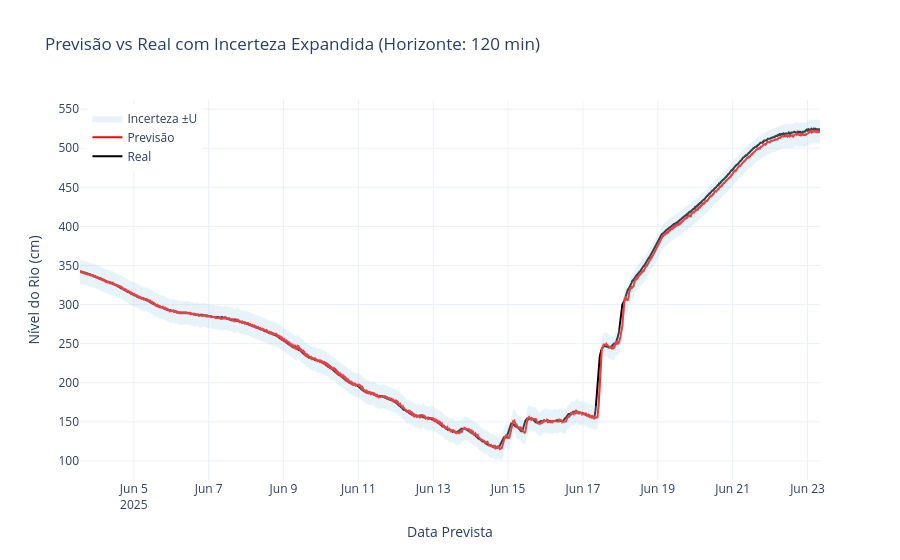
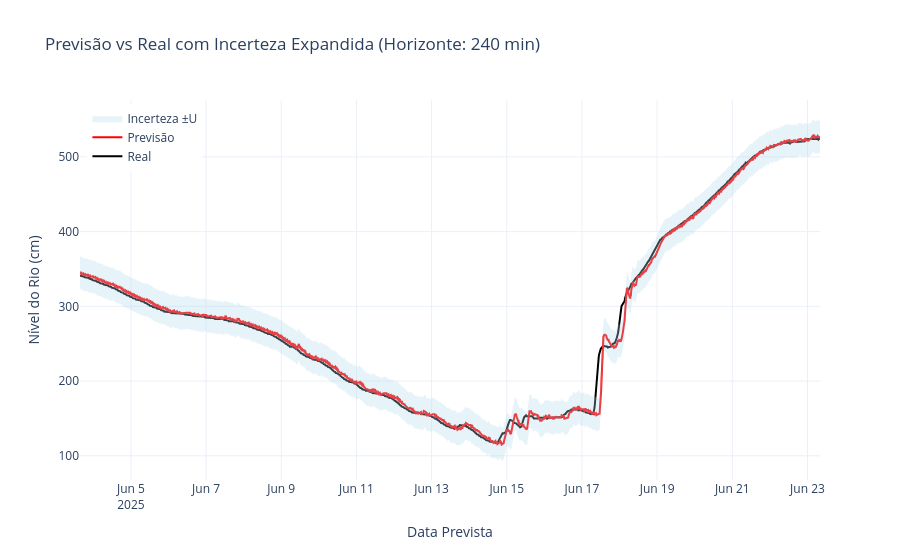
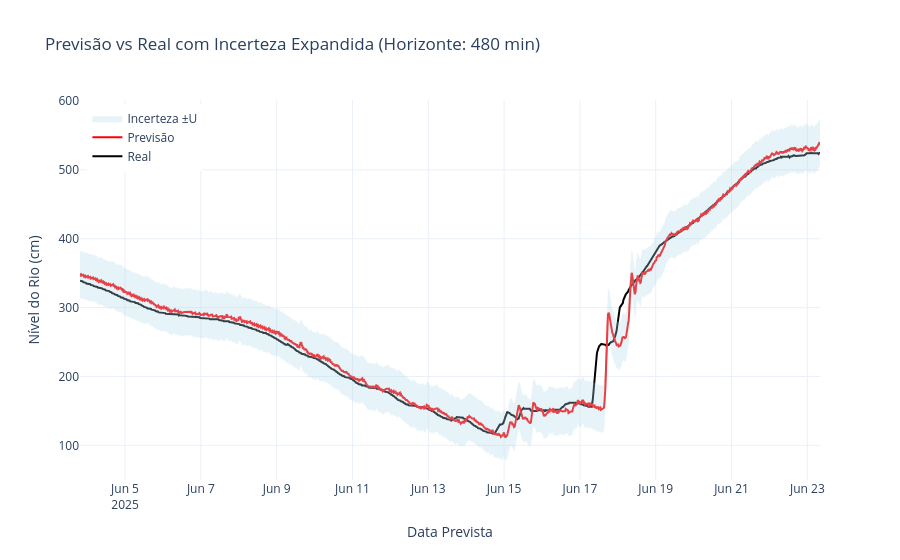
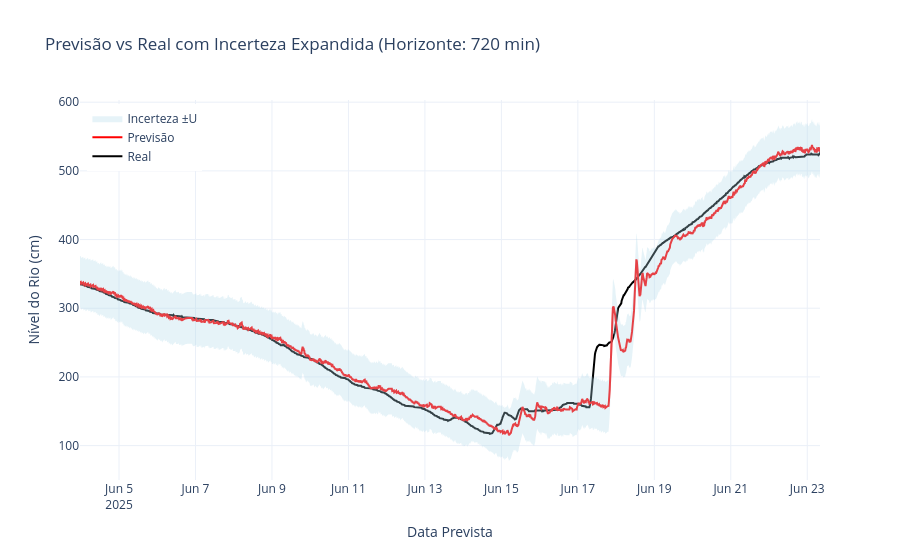

The cell these charts' notebook holds for them, in order:
### Code cell
import plotly.graph_objects as go

# === 2. Gera um gráfico interativo para cada horizonte de previsão ===
def plot_interativo_apu(df_resultados):
    horizontes = sorted(df_resultados["Horizonte (min)"].unique())

    for horizonte in horizontes:
        df_h = df_resultados[df_resultados["Horizonte (min)"] == horizonte]

        fig = go.Figure()

        # Linha do valor real
        fig.add_trace(go.Scatter(
            x=df_h["Data prevista"],
            y=df_h["Real (cm)"],
            mode='lines',
            name='Real',
            line=dict(color='black')
        ))

        # Linha da previsão
        fig.add_trace(go.Scatter(
            x=df_h["Data prevista"],
            y=df_h["Previsão (cm)"],
            mode='lines',
            name='Previsão',
            line=dict(color='red')
        ))

        # Faixa superior (limite superior da incerteza)
        fig.add_trace(go.Scatter(
            x=df_h["Data prevista"],
            y=df_h["Previsão (cm)"] + df_h["U (expandida) [cm]"],
            mode='lines',
            line=dict(width=0),
            showlegend=False
        ))

        # Faixa inferior + preenchimento
        fig.add_trace(go.Scatter(
            x=df_h["Data prevista"],
            y=df_h["Previsão (cm)"] - df_h["U (expandida) [cm]"],
            mode='lines',
            fill='tonexty',
            fillcolor='rgba(173,216,230,0.3)',  # azul claro
            line=dict(width=0),
            name='Incerteza ±U'
        ))

        # Layout do gráfico
        fig.update_layout(
            title=f"Previsão vs Real com Incerteza Expandida (Horizonte: {horizonte} min)",
            xaxis_title="Data Prevista",
            yaxis_title="Nível do Rio (cm)",
            legend=dict(x=0.01, y=0.99),
            template="plotly_white"
        )

        fig.show()

# === 3. Executa a função de plotagem ===
plot_interativo_apu(df_resultados)

### Figure 1 — Plotly figure (JSON) as saved in the notebook; plotly's stock layout.template omitted (floating-point values rounded to 4 significant figures; data arrays with more than 128 entries replaced by an {"elided": "..."} marker saying what was removed)
{"data": [{"line": {"color": "black"}, "mode": "lines", "name": "Real", "type": "scatter", "x": {"elided": "1899 str values"}, "y": {"elided": "1899 int values"}}, {"line": {"color": "red"}, "mode": "lines", "name": "Previsão", "type": "scatter", "x": {"elided": "1899 str values"}, "y": {"elided": "1899 float values"}}, {"line": {"width": 0}, "mode": "lines", "showlegend": false, "type": "scatter", "x": {"elided": "1899 str values"}, "y": {"elided": "1899 float values"}}, {"fill": "tonexty", "fillcolor": "rgba(173,216,230,0.3)", "line": {"width": 0}, "mode": "lines", "name": "Incerteza ±U", "type": "scatter", "x": {"elided": "1899 str values"}, "y": {"elided": "1899 float values"}}], "layout": {"legend": {"x": 0.01, "y": 0.99}, "title": {"text": "Previsão vs Real com Incerteza Expandida (Horizonte: 120 min)"}, "xaxis": {"title": {"text": "Data Prevista"}}, "yaxis": {"title": {"text": "Nível do Rio (cm)"}}}}

### Figure 2 — Plotly figure (JSON) as saved in the notebook; plotly's stock layout.template omitted (floating-point values rounded to 4 significant figures; data arrays with more than 128 entries replaced by an {"elided": "..."} marker saying what was removed)
{"data": [{"line": {"color": "black"}, "mode": "lines", "name": "Real", "type": "scatter", "x": {"elided": "1891 str values"}, "y": {"elided": "1891 int values"}}, {"line": {"color": "red"}, "mode": "lines", "name": "Previsão", "type": "scatter", "x": {"elided": "1891 str values"}, "y": {"elided": "1891 float values"}}, {"line": {"width": 0}, "mode": "lines", "showlegend": false, "type": "scatter", "x": {"elided": "1891 str values"}, "y": {"elided": "1891 float values"}}, {"fill": "tonexty", "fillcolor": "rgba(173,216,230,0.3)", "line": {"width": 0}, "mode": "lines", "name": "Incerteza ±U", "type": "scatter", "x": {"elided": "1891 str values"}, "y": {"elided": "1891 float values"}}], "layout": {"legend": {"x": 0.01, "y": 0.99}, "title": {"text": "Previsão vs Real com Incerteza Expandida (Horizonte: 240 min)"}, "xaxis": {"title": {"text": "Data Prevista"}}, "yaxis": {"title": {"text": "Nível do Rio (cm)"}}}}

### Figure 3 — Plotly figure (JSON) as saved in the notebook; plotly's stock layout.template omitted (floating-point values rounded to 4 significant figures; data arrays with more than 128 entries replaced by an {"elided": "..."} marker saying what was removed)
{"data": [{"line": {"color": "black"}, "mode": "lines", "name": "Real", "type": "scatter", "x": {"elided": "1875 str values"}, "y": {"elided": "1875 int values"}}, {"line": {"color": "red"}, "mode": "lines", "name": "Previsão", "type": "scatter", "x": {"elided": "1875 str values"}, "y": {"elided": "1875 float values"}}, {"line": {"width": 0}, "mode": "lines", "showlegend": false, "type": "scatter", "x": {"elided": "1875 str values"}, "y": {"elided": "1875 float values"}}, {"fill": "tonexty", "fillcolor": "rgba(173,216,230,0.3)", "line": {"width": 0}, "mode": "lines", "name": "Incerteza ±U", "type": "scatter", "x": {"elided": "1875 str values"}, "y": {"elided": "1875 float values"}}], "layout": {"legend": {"x": 0.01, "y": 0.99}, "title": {"text": "Previsão vs Real com Incerteza Expandida (Horizonte: 480 min)"}, "xaxis": {"title": {"text": "Data Prevista"}}, "yaxis": {"title": {"text": "Nível do Rio (cm)"}}}}

### Figure 4 — Plotly figure (JSON) as saved in the notebook; plotly's stock layout.template omitted (floating-point values rounded to 4 significant figures; data arrays with more than 128 entries replaced by an {"elided": "..."} marker saying what was removed)
{"data": [{"line": {"color": "black"}, "mode": "lines", "name": "Real", "type": "scatter", "x": {"elided": "1859 str values"}, "y": {"elided": "1859 int values"}}, {"line": {"color": "red"}, "mode": "lines", "name": "Previsão", "type": "scatter", "x": {"elided": "1859 str values"}, "y": {"elided": "1859 float values"}}, {"line": {"width": 0}, "mode": "lines", "showlegend": false, "type": "scatter", "x": {"elided": "1859 str values"}, "y": {"elided": "1859 float values"}}, {"fill": "tonexty", "fillcolor": "rgba(173,216,230,0.3)", "line": {"width": 0}, "mode": "lines", "name": "Incerteza ±U", "type": "scatter", "x": {"elided": "1859 str values"}, "y": {"elided": "1859 float values"}}], "layout": {"legend": {"x": 0.01, "y": 0.99}, "title": {"text": "Previsão vs Real com Incerteza Expandida (Horizonte: 720 min)"}, "xaxis": {"title": {"text": "Data Prevista"}}, "yaxis": {"title": {"text": "Nível do Rio (cm)"}}}}
